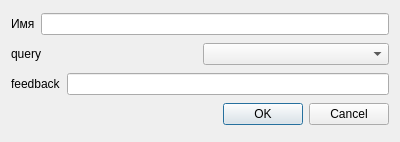
<?xml version="1.0" encoding="UTF-8"?>
<ui version="4.0">
 <class>addRele</class>
 <widget class="QDialog" name="addRele">
  <property name="geometry">
   <rect>
    <x>0</x>
    <y>0</y>
    <width>400</width>
    <height>142</height>
   </rect>
  </property>
  <property name="windowTitle">
   <string>Добавление реле</string>
  </property>
  <layout class="QVBoxLayout" name="verticalLayout">
   <item>
    <layout class="QHBoxLayout" name="horizontalLayout_3">
     <item>
      <widget class="QLabel" name="label">
       <property name="text">
        <string>Имя</string>
       </property>
      </widget>
     </item>
     <item>
      <widget class="QLineEdit" name="lineEdit"/>
     </item>
    </layout>
   </item>
   <item>
    <layout class="QHBoxLayout" name="horizontalLayout_2">
     <item>
      <widget class="QLabel" name="label_2">
       <property name="text">
        <string>query</string>
       </property>
      </widget>
     </item>
     <item>
      <widget class="QComboBox" name="comboBox"/>
     </item>
    </layout>
   </item>
   <item>
    <layout class="QHBoxLayout" name="horizontalLayout">
     <item>
      <widget class="QLabel" name="label_3">
       <property name="text">
        <string>feedback</string>
       </property>
      </widget>
     </item>
     <item>
      <widget class="QLineEdit" name="lineEdit_3"/>
     </item>
    </layout>
   </item>
   <item>
    <widget class="QDialogButtonBox" name="buttonBox">
     <property name="orientation">
      <enum>Qt::Horizontal</enum>
     </property>
     <property name="standardButtons">
      <set>QDialogButtonBox::Cancel|QDialogButtonBox::Ok</set>
     </property>
    </widget>
   </item>
  </layout>
 </widget>
 <resources/>
 <connections>
  <connection>
   <sender>buttonBox</sender>
   <signal>rejected()</signal>
   <receiver>addRele</receiver>
   <slot>reject()</slot>
   <hints>
    <hint type="sourcelabel">
     <x>295</x>
     <y>131</y>
    </hint>
    <hint type="destinationlabel">
     <x>286</x>
     <y>141</y>
    </hint>
   </hints>
  </connection>
 </connections>
</ui>
